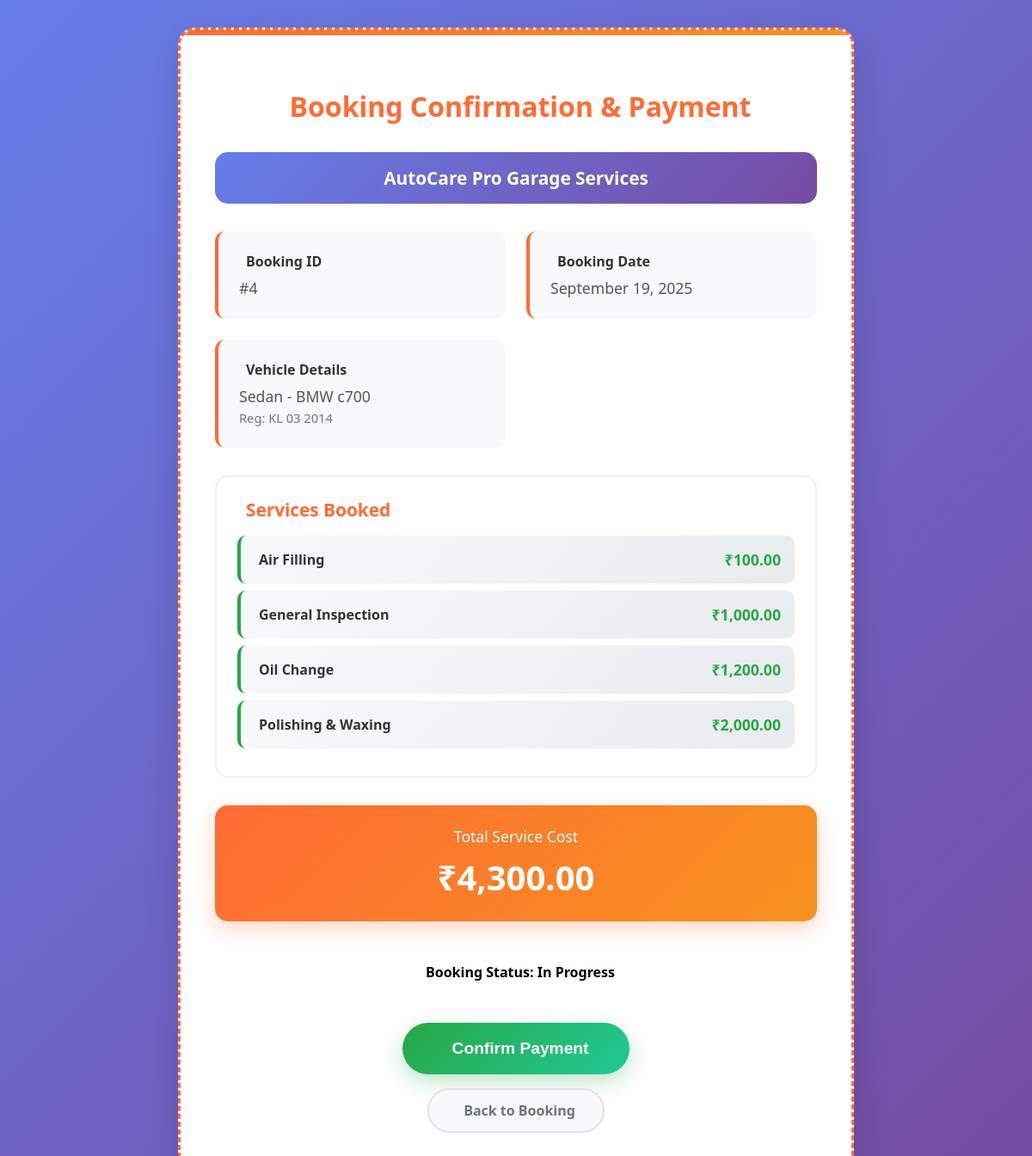
The page /bookingstatus.php?booking_id=4 (signed in) on the database its author committed.
### tables this page shows
CREATE TABLE `bookings` (
  `booking_id` int(11) NOT NULL,
  `user_id` int(11) NOT NULL,
  `vehicle_id` int(11) NOT NULL,
  `booking_datetime` datetime NOT NULL,
  `status` varchar(50) DEFAULT 'Pending',
  `mechanic_id` int(11) DEFAULT NULL,
  `staff_id` int(11) DEFAULT NULL,
  `time_slot` varchar(100) NOT NULL,
  `appointment_date` date NOT NULL,
  `prefereddate` date DEFAULT NULL
);

CREATE TABLE `vehicles` (
  `vehicle_id` int(11) NOT NULL,
  `user_id` int(11) DEFAULT NULL,
  `vehicle_type` varchar(50) DEFAULT NULL,
  `brand` varchar(50) DEFAULT NULL,
  `model` varchar(50) DEFAULT NULL,
  `registration_no` varchar(20) DEFAULT NULL,
  `year` int(11) DEFAULT NULL
);

CREATE TABLE `booking_services` (
  `id` int(11) NOT NULL,
  `booking_id` int(11) DEFAULT NULL,
  `service_id` int(11) DEFAULT NULL,
  `service_price` decimal(10,2) DEFAULT NULL,
  `payment_status` enum('unpaid','paid') DEFAULT 'unpaid'
);

CREATE TABLE `services` (
  `service_id` int(11) NOT NULL,
  `service_name` varchar(100) DEFAULT NULL,
  `description` text DEFAULT NULL,
  `price` decimal(10,2) DEFAULT NULL,
  `estimated_time` varchar(50) DEFAULT NULL,
  `category` varchar(100) DEFAULT NULL,
  `status` enum('active','inactive') DEFAULT 'active',
  `duration_minutes` int(11) DEFAULT NULL,
  `image` varchar(255) DEFAULT NULL,
  `marketing_description` text DEFAULT NULL
);

### bookingstatus.php (the view, shortened to what this page needs)
<?php
$conn = new mysqli("localhost", "root", "", "login");
$booking_id = intval($_GET['booking_id']);
$booking_q = $conn->query("SELECT b.*, v.vehicle_type, v.brand, v.model, v.registration_no
                           FROM bookings b
                           JOIN vehicles v ON b.vehicle_id = v.vehicle_id
                           WHERE b.booking_id = $booking_id");
$booking = $booking_q->fetch_assoc();
$services_q = $conn->query("SELECT s.service_name, bs.service_price
                            FROM booking_services bs
                            JOIN services s ON bs.service_id = s.service_id
                            WHERE bs.booking_id = $booking_id");
$services = [];
$total_price = 0;
while ($row = $services_q->fetch_assoc()) {
    $services[] = $row;
    $total_price += $row['service_price'];
}
?>
<!DOCTYPE html>
<html lang="en">
<head>
</head>
<body>
<div class="ticket">
  <h2>
    Booking Confirmation & Payment
  </h2>
  <div class="garage-name">
    AutoCare Pro Garage Services
  </div>
  <div class="booking-info">
    <div class="info-card">
      <div class="info-label">
        Booking ID
      </div>
      <div class="info-value">#<?= $booking['booking_id'] ?></div>
    </div>
    <div class="info-card">
      <div class="info-label">
        Booking Date
      </div>
      <div class="info-value"><?= date('F j, Y', strtotime($booking['booking_datetime'])) ?></div>
    </div>
    <div class="info-card">
      <div class="info-label">
        Vehicle Details
      </div>
      <div class="info-value">
        <?= htmlspecialchars("{$booking['vehicle_type']} - {$booking['brand']} {$booking['model']}") ?><br>
        <small style="color: #6c757d;">Reg: <?= htmlspecialchars($booking['registration_no']) ?></small>
      </div>
    </div>
  </div>
  <div class="services-section">
    <div class="services-title">
      Services Booked
    </div>
    <ul class="services-list">
      <?php foreach ($services as $srv): ?>
        <li>
          <span class="service-name">
            <?= htmlspecialchars($srv['service_name']) ?>
          </span>
          <span class="service-price">₹<?= number_format($srv['service_price'], 2) ?></span>
        </li>
      <?php endforeach; ?>
    </ul>
  </div>
  <div class="total-section">
    <div class="total-label">Total Service Cost</div>
    <div class="total-amount">₹<?= number_format($total_price, 2) ?></div>
  </div>
  <div class="status <?= strtolower($booking['status']) ?>">
    Booking Status: <?= htmlspecialchars($booking['status']) ?>
  </div>
  <div class="payment-section">
    <button class="confirm-payment-btn" onclick="confirmPayment()">
      Confirm Payment
    </button>
    <div>
      <a class="back-btn" href="booking.php">
        Back to Booking
      </a>
    </div>
  </div>
</div>
</body>
</html>

### bookingstatus.php (style rules this page uses)
body { font-family: 'Segoe UI', sans-serif; background: linear-gradient(135deg, #667eea 0%, #764ba2 100%); margin: 0; padding: 2rem; min-height: 100vh; }
.ticket { max-width: 700px; margin: 0 auto; background: white; border: 3px dashed #ff6b35; border-radius: 20px; padding: 2.5rem; box-shadow: 0 15px 40px rgba(0,0,0,0.15); position: relative; overflow: hidden; }
.ticket::before { content: ''; position: absolute; top: 0; left: 0; right: 0; height: 6px; background: linear-gradient(90deg, #ff6b35, #f7931e); }
.ticket h2 { text-align: center; color: #ff6b35; margin-bottom: 2rem; font-size: 2rem; display: flex; align-items: center; justify-content: center; gap: 10px; }
.garage-name { text-align: center; background: linear-gradient(135deg, #667eea, #764ba2); color: white; padding: 1rem; border-radius: 15px; margin-bottom: 2rem; font-size: 1.3rem; font-weight: bold; }
.booking-info { display: grid; grid-template-columns: repeat(auto-fit, minmax(250px, 1fr)); gap: 1.5rem; margin-bottom: 2rem; }
.info-card { background: #f8f9fa; padding: 1.5rem; border-radius: 12px; border-left: 4px solid #ff6b35; }
.info-label { font-weight: bold; color: #333; margin-bottom: 0.5rem; display: flex; align-items: center; gap: 8px; }
.info-value { color: #555; font-size: 1.1rem; }
.services-section { background: #fff; border: 2px solid #f0f0f0; border-radius: 15px; padding: 1.5rem; margin-bottom: 2rem; }
.services-title { font-size: 1.3rem; font-weight: bold; color: #ff6b35; margin-bottom: 1rem; display: flex; align-items: center; gap: 10px; }
.services-list { list-style: none; padding: 0; margin: 0; }
.services-list li { display: flex; justify-content: space-between; align-items: center; padding: 1rem; margin-bottom: 0.5rem; background: linear-gradient(135deg, #f8f9fa, #e9ecef); border-radius: 10px; border-left: 4px solid #28a745; }
.service-name { font-weight: 600; color: #333; }
.service-price { font-weight: bold; color: #28a745; font-size: 1.1rem; }
.total-section { background: linear-gradient(135deg, #ff6b35, #f7931e); color: white; padding: 1.5rem; border-radius: 15px; text-align: center; margin-bottom: 2rem; box-shadow: 0 8px 25px rgba(255, 107, 53, 0.3); }
.total-label { font-size: 1.1rem; margin-bottom: 0.5rem; }
.total-amount { font-size: 2.5rem; font-weight: bold; }
.status { padding: 1rem; font-weight: bold; text-align: center; border-radius: 12px; margin-bottom: 2rem; display: flex; align-items: center; justify-content: center; gap: 10px; }
.payment-section { text-align: center; margin-top: 2rem; }
.confirm-payment-btn { background: linear-gradient(135deg, #28a745, #20c997); color: white; border: none; padding: 1.2rem 3rem; font-size: 1.2rem; font-weight: bold; border-radius: 50px; cursor: pointer; transition: all 0.3s ease; box-shadow: 0 8px 25px rgba(40, 167, 69, 0.3); display: inline-flex; align-items: center; gap: 10px; }
.back-btn { display: inline-flex; align-items: center; gap: 8px; margin-top: 1rem; text-decoration: none; color: #6c757d; background: #f8f9fa; padding: 0.8rem 2rem; border-radius: 50px; font-weight: 600; transition: all 0.3s ease; border: 2px solid #dee2e6; }

### rows shown on the page
bookings: booking_id "4", booking_datetime "September 19, 2025", vehicle.model "Sedan - BMW c700", vehicle.registration_no "KL 03 2014", status "In Progress"
booking_services: service.service_name "Air Filling", service_price "100.00"
booking_services: service.service_name "General Inspection", service_price "1,000.00"
booking_services: service.service_name "Oil Change", service_price "1,200.00"
booking_services: service.service_name "Polishing & Waxing", service_price "2,000.00"

### other values the page prints
$total_price "4,300.00"
